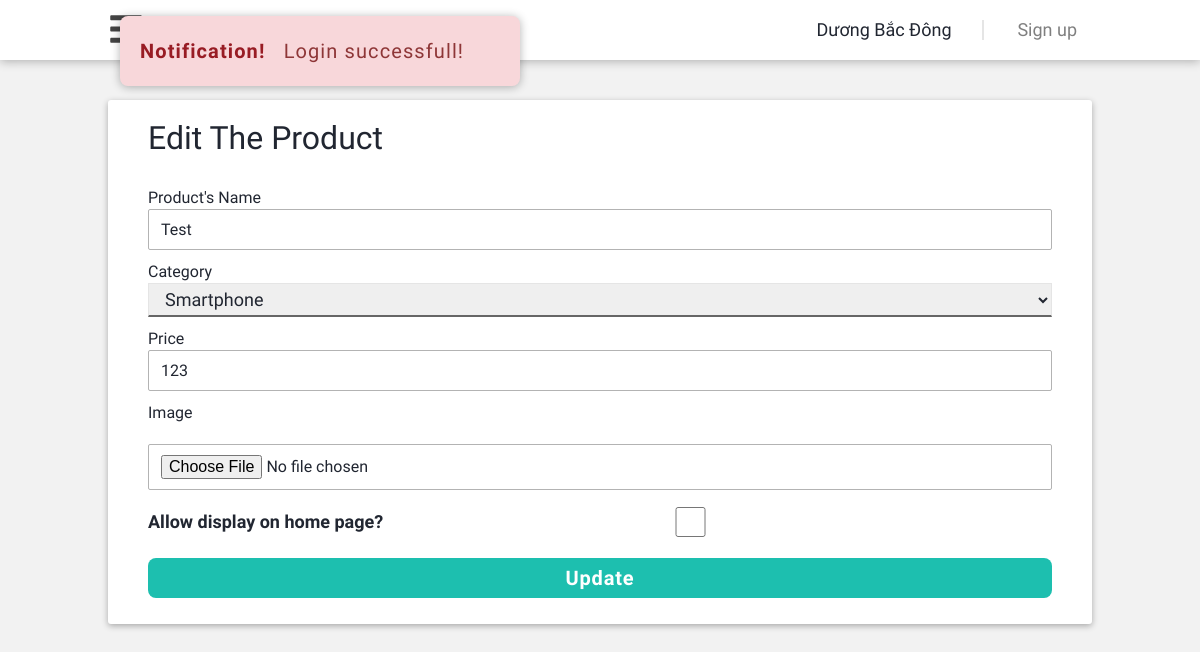
Page /admin/products/product-edit.php?id=42 (signed in) on the committed database.
### tables this page shows
CREATE TABLE `products`  (
  `id` int(11) NOT NULL AUTO_INCREMENT,
  `name` varchar(255) NULL DEFAULT NULL,
  `price` decimal(10, 0) NULL DEFAULT NULL,
  `image` varchar(255) NULL DEFAULT NULL,
  `quantity` int(11) NULL DEFAULT NULL,
  `created_at` datetime(0) NULL DEFAULT NULL,
  `status` int(11) NULL DEFAULT NULL COMMENT '1-active, 0-deactive',
  `category_id` int(11) NULL DEFAULT NULL,
  `admin_id` int(11) NULL DEFAULT NULL,
  PRIMARY KEY (`id`) USING BTREE,
  INDEX `category_id`(`category_id`) USING BTREE,
  INDEX `admin_id`(`admin_id`) USING BTREE,
  CONSTRAINT `products_ibfk_1` FOREIGN KEY (`category_id`) REFERENCES `categories` (`id`) ON DELETE RESTRICT ON UPDATE RESTRICT,
  CONSTRAINT `products_ibfk_2` FOREIGN KEY (`admin_id`) REFERENCES `admins` (`id`) ON DELETE RESTRICT ON UPDATE RESTRICT
);

CREATE TABLE `categories`  (
  `id` int(11) NOT NULL AUTO_INCREMENT,
  `title` varchar(255) NULL DEFAULT NULL,
  `description` varchar(255) NULL DEFAULT NULL,
  `link` varchar(255) NULL DEFAULT NULL,
  PRIMARY KEY (`id`) USING BTREE
);

### admin/products/product-edit.php (the view, shortened to what this page needs)
<?php
    require_once('../../public/connection.php');
    $id = $_GET['id'];
    $query = 'SELECT p.id, p.name, p.price, p.image, p.status, p.created_at, p.category_id, c.description FROM products p LEFT JOIN categories c ON p.category_id = c.id WHERE p.id ='.$id;
    $result = $connection->query($query)->fetch_assoc();
    $query_cate = 'SELECT * FROM categories;';
    $result_cate = $connection->query($query_cate);
    $categories = array();
    while($row = $result_cate->fetch_assoc()) {
        $categories[] = $row;
    }
?>
<!DOCTYPE html>
<html lang="en">
<head>
    <?php require_once('../head-admin.php'); ?>
</head>
<body class="body-form">
    <header class="header grid">
        <nav class="header-navbar grid wide">
            <div class="header-navbar-menu c-1">
                <label for="input-navbar" class="header-navbar__mobile">
                </label>
            </div>
            <ul class="navbar-author__list">
                <li class="navbar-author__item item-name">Dương Bắc Đông</li>
                <li class="navbar-author__item item-signup"><a href="" class="auth-signup">Sign up</a></li>
            </ul>
        </nav>
    </header>
    <?php if(isset($_COOKIE['msg'])) { ?>
    <section class="alert failed">
        <span>Notification!</span> &nbsp; <?php echo $_COOKIE['msg'];?>
    </section>
    <?php } ?>
    <main id="signin" class="container-form grid wide c-12 l-12 m-12">
        <section class="main-form row wide c-12">
            <h3 class="title-form">Edit The Product</h3>
            <form action="product-edit_action.php" method="POST" enctype="multipart/form-data" class="form-login">
                <label for="" class="label-form">Product's Name</label>
                <input value="<?=$result['name'];?>" name="name" type="text" class="input" placeholder="Enter name product...">
                <label for="" class="label-form">Category</label>
                <select name="category_id" id="category-search">
                    <?php foreach($categories as $cate) { ?>
                    <option  <?= ($result['category_id'] == $cate['id']) ? 'selected':''?> value="<?=$cate['id'];?>"><?=$cate['description'];?></option>
                    <?php } ?>
                </select>
                <label for="" class="label-form">Price</label>
                <input value="<?=$result['price'];?>" name="price" type="number" class="input" placeholder="Enter price product...">
                <label for="" class="label-form">Image</label>
                <img src="../../<?=$result['image'];?>" alt="">
                <input value="../../<?=$result['image'];?>" name="image" type="file" class="input">
                <div class="status">
                    <label for="" class="label-form label-status">Allow display on home page?</label>
                    <input <?= ($result['status'] == 1) ? 'checked':''?> name="status" type="checkbox" class="input input-status">
                </div>
                <button class="btn-submit">Update</button>
            </form>
        </section>
    </main>
</body>
</html>

### assets/css/gridLibrary.css (style rules this page uses)
* { margin: 0; padding: 0; }
.grid { width: 100%; display: block; }
.grid.wide { max-width: 1200px; margin: 0 auto; }
.row { display: flex; flex-wrap: wrap; margin: 0 -4px; }
.c-1 { flex: 0 0 8.33333%; max-width: 8.33333%; }
.c-12 { flex: 0 0 100%; max-width: 100%; }
@media (min-width: 64em) and (max-width: 77.4375em) { .wide { width: 984px; } }
@media (min-width: 64em) and (max-width: 77.4375em) { .wide .row { margin: 0 -12px; } }
@media (min-width: 46.25em) { .row { margin: 0 -8px; } }
@media (min-width: 46.25em) { .m-1, .m-2, .m-3, .m-4, .m-5, .m-6, .m-7, .m-8, .m-9, .m-10, .m-11, .m-12 { display: block; } }
@media (min-width: 46.25em) { .m-12 { flex: 0 0 100%; max-width: 100%; } }
@media (min-width: 69.5625em) { .row { margin: 0 -12px; } }
@media (min-width: 69.5625em) { .l-1, .l-2, .l-3, .l-4, .l-5, .l-6, .l-7, .l-8, .l-9, .l-10, .l-11, .l-12 { display: block; } }
@media (min-width: 69.5625em) { .l-12 { flex: 0 0 100%; max-width: 100%; } }

### admin/products/product.css (style rules this page uses)
body.body-form { width: 100%; height: 100%; background-color: #F2F2F2; user-select: none; }
main.container-form { padding-top: 4rem; display: flex; justify-content: center; align-items: center; flex-direction: column; }
section.main-form { border-radius: 3px; background-color: #fff; box-shadow: 0 2px 6px rgba(0, 0, 0, 0.3); }
h3.title-form { padding: 2rem 4rem; font-size: 3.2rem; font-weight: normal; line-height: 3.6rem; color: var(--text-color); }
form.form-login { width: 100%; padding: 0 4rem; display: flex; justify-content: center; flex-direction: column; }
form.form-login img { width: 15rem; padding: 1rem 0; }
label.label-form { width: 100%; font-size: 1.6rem; color: var(--text-color); font-weight: 500; padding: 1.2rem 0 0.2rem 0; }
input.input { width: 100%; padding: 1rem 1.2rem; font-size: 1.6rem; color: var(--text-color); border: 1px solid #b3b3b3; border-radius: 2px; }
button.btn-submit { margin: 4rem 0 2.6rem 0; width: 100%; font-size: 1.8rem; font-weight: 600; color: var(--white-color); letter-spacing: 0.8px; padding: 1.2rem 0; border-radius: 8px; background-color: #1dbfaf; cursor: pointer; }
div.status { height: 4rem; line-height: 4rem; display: flex; align-items: center; justify-content: flex-start; flex-direction: row; margin-top: 1.2rem; padding: 0.6rem 0; width: 100%; }
label.label-form.label-status { flex-basis: 50%; height: 4rem; line-height: 1.6rem; font-size: 1.8rem; font-weight: bold; }
input.input.input-status { flex-basis: 20%; height: 3rem; }
section.alert { position: absolute; --height: 70px; border-radius: 8px; box-shadow: 0 1px 10px rgba(0, 0, 0, 0.3); width: 400px; max-width: 100%; height: var(--height); line-height: var(--height); font-size: 20px; position: fixed; top: 16px; left: 120px; opacity: 0; padding-left: 2rem; letter-spacing: 1.1px; transform: translateY(-200%); will-change: animation; animation: fadeIn ease-in 0.4s; }
section.alert { opacity: 1; transform: translateY(0); transition: all linear 1s; }
section.alert.failed { color: #8E3637; background-color: #F8D7DA; }
section.alert.failed span { color: #981C24; font-weight: bold; }

### assets/css/admin.css (style rules this page uses)
html { font-family: var(--rubik-font); user-select: none; }
header.header { height: 6rem; background-color: var(--white-color); box-shadow: 0 1px 10px rgba(0, 0, 0, 0.3); }
nav.header-navbar { height: 100%; display: flex; justify-content: space-between; align-items: center; }
ul.navbar-author__list { width: 32rem; height: 100%; display: flex; justify-content: space-between; align-items: center; }
li.navbar-author__item { --height: 6rem; color: var(--text-color); text-align: center; font-size: 1.8rem; height: var(--height); line-height: var(--height); }
li.navbar-author__item.item-name { flex-basis: 70%; position: relative; }
li.navbar-author__item.item-signup { flex-basis: 28%; }
li.navbar-author__item.item-name::after { content: ""; position: absolute; height: 2rem; width: 2px; top: 50%; transform: translateY(-50%); right: 1.2rem; border-right: 2px solid #e5e5e5; }
a.auth-signup { display: block; color: rgba(0, 0, 0, 0.5); }
select#category-search, select#bill-search { width: 100%; border: 1px solid #e5e5e5; border-bottom: 2px solid #666; padding: 0.4rem 0 0.4rem 1.2rem; font-size: 1.8rem; color: var(--text-color); cursor: pointer; }
button.btn-submit { width: 100%; padding: 0.8rem 0; margin-top: 1.6rem; font-size: 2rem; font-weight: bold; border-radius: 8px; background-color: #1dbfaf; cursor: pointer; color: var(--white-color); }

### rows in the picture
products: name "Test", category_id "Smartphone", price "123"

### other values in the picture
$_COOKIE['msg'] "Login successfull!"
